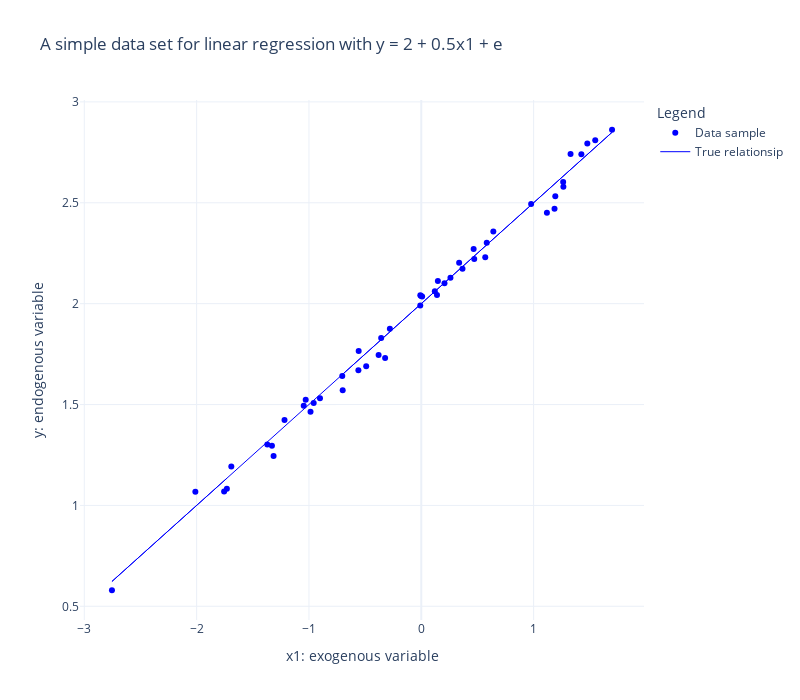

Here is the notebook cell this chart was saved with:
### Markdown cell above
### A simple example

### Code cell
# Generate a simple data set where y ~= 2 + 0.5x + e

# Generate a sample
n = 50
X = pd.DataFrame({"x1": np.random.randn(n)})
b = [2, 0.5]
y_noerror = b[0] + pd.Series(np.dot(X, b[1:]))
y = pd.Series(y_noerror + 0.05 * np.random.randn(n))

# # Plot the sample data
fig = go.Figure()
fig.add_trace(
    go.Scatter(
        x=X.x1,
        y=y,
        name="Data sample",
        mode="markers",
        marker=dict(color="blue", size=6, symbol="circle"),
    )
)
fig.add_trace(
    go.Scatter(
        x=X.x1,
        y=y_noerror,
        name="True relationsip",
        mode="lines",
        line=dict(color="blue", width=1, dash="solid"),
    )
)
fig.update_traces(hovertemplate="x: %{x:0.3f}" + "<br>y: %{y:0.3f}")
fig.update_layout(
    template="plotly_white",
    width=800,
    height=700,
    title="A simple data set for linear regression with y = 2 + 0.5x1 + e",
    legend_title="Legend",
    showlegend=True,
)
fig.update_xaxes(title="x1: exogenous variable", range=None, dtick=None)
fig.update_yaxes(title="y: endogenous variable", range=None, dtick=None)
fig.show()

### Figure 1 — Plotly figure (JSON) as saved in the notebook; plotly's stock layout.template omitted (floating-point values rounded to 4 significant figures)
{"data": [{"hovertemplate": "x: %{x:0.3f}<br>y: %{y:0.3f}", "marker": {"color": "blue", "size": 6, "symbol": "circle"}, "mode": "markers", "name": "Data sample", "type": "scatter", "x": [-0.7032, -0.4903, -0.3218, -1.755, 0.2067, -2.011, -0.5573, 0.3372, 1.549, -1.371, 1.425, -0.2795, -0.5596, 1.186, 1.699, -1.691, -0.6995, 0.583, 0.9782, -1.217, -1.329, -0.001455, -1.315, -0.3796, 1.265, 0.1207, 0.1479, -2.754, -0.3569, 0.007718, 1.478, -0.9576, 1.329, -0.9858, 0.4716, -0.008747, 0.367, 1.119, -0.00839, 0.4663, 1.263, -0.9017, -1.029, 0.5697, 0.6417, 0.2598, 1.193, -1.046, 0.1399, -1.731], "y": [1.642, 1.689, 1.731, 1.069, 2.102, 1.068, 1.765, 2.202, 2.809, 1.302, 2.741, 1.875, 1.67, 2.47, 2.862, 1.193, 1.571, 2.301, 2.493, 1.423, 1.296, 2.038, 1.245, 1.745, 2.579, 2.062, 2.113, 0.5796, 1.83, 2.036, 2.793, 1.507, 2.742, 1.464, 2.222, 1.991, 2.173, 2.451, 2.041, 2.271, 2.603, 1.531, 1.524, 2.23, 2.358, 2.128, 2.533, 1.493, 2.043, 1.082]}, {"hovertemplate": "x: %{x:0.3f}<br>y: %{y:0.3f}", "line": {"color": "blue", "dash": "solid", "width": 1}, "mode": "lines", "name": "True relationsip", "type": "scatter", "x": [-0.7032, -0.4903, -0.3218, -1.755, 0.2067, -2.011, -0.5573, 0.3372, 1.549, -1.371, 1.425, -0.2795, -0.5596, 1.186, 1.699, -1.691, -0.6995, 0.583, 0.9782, -1.217, -1.329, -0.001455, -1.315, -0.3796, 1.265, 0.1207, 0.1479, -2.754, -0.3569, 0.007718, 1.478, -0.9576, 1.329, -0.9858, 0.4716, -0.008747, 0.367, 1.119, -0.00839, 0.4663, 1.263, -0.9017, -1.029, 0.5697, 0.6417, 0.2598, 1.193, -1.046, 0.1399, -1.731], "y": [1.648, 1.755, 1.839, 1.122, 2.103, 0.9944, 1.721, 2.169, 2.774, 1.315, 2.713, 1.86, 1.72, 2.593, 2.849, 1.154, 1.65, 2.291, 2.489, 1.391, 1.335, 1.999, 1.343, 1.81, 2.633, 2.06, 2.074, 0.6231, 1.822, 2.004, 2.739, 1.521, 2.665, 1.507, 2.236, 1.996, 2.184, 2.559, 1.996, 2.233, 2.632, 1.549, 1.486, 2.285, 2.321, 2.13, 2.597, 1.477, 2.07, 1.135]}], "layout": {"height": 700, "legend": {"title": {"text": "Legend"}}, "showlegend": true, "title": {"text": "A simple data set for linear regression with y = 2 + 0.5x1 + e"}, "width": 800, "xaxis": {"title": {"text": "x1: exogenous variable"}}, "yaxis": {"title": {"text": "y: endogenous variable"}}}}
